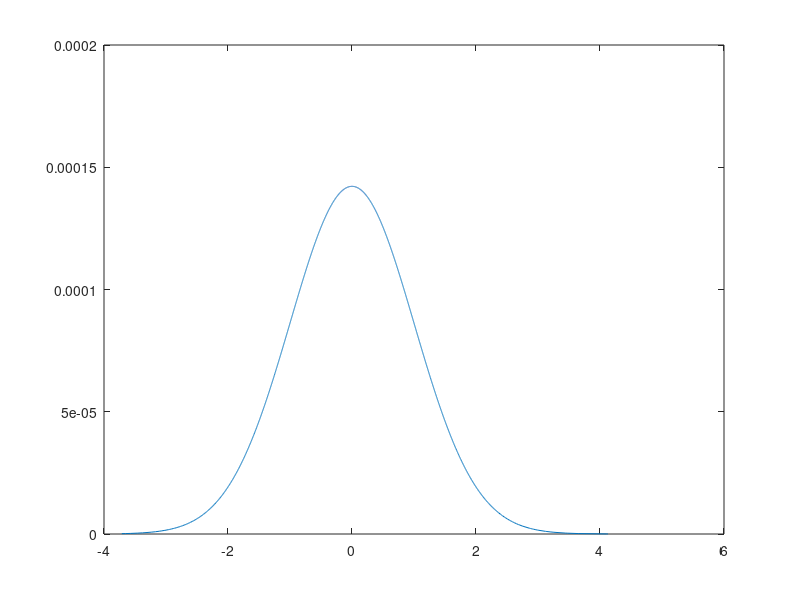

Write MATLAB code to recreate this figure. (Note: this script raises an error after producing the figure.)
clear;
N = 10000;
mu = 0;
sigma = 1;

p = normrnd(mu, sigma, N, 1);
w = normpdf(p,0,1);
w = w / sum(w);

[sort_p, idx] = sort(p);
plot(sort_p, w(idx)); %this is magic!

%parallel resampling
p1 = p;
for a = 1:1000
    p1 = Parallel_Resample(p1,w);
    fprintf('a = %i\n', a);
end
plot(p1);

p2 = p;
for b = 1:1000
    p2 = p2(resampleMultinomial(w));
    fprintf('b = %i\n', b);
end
plot(p2);